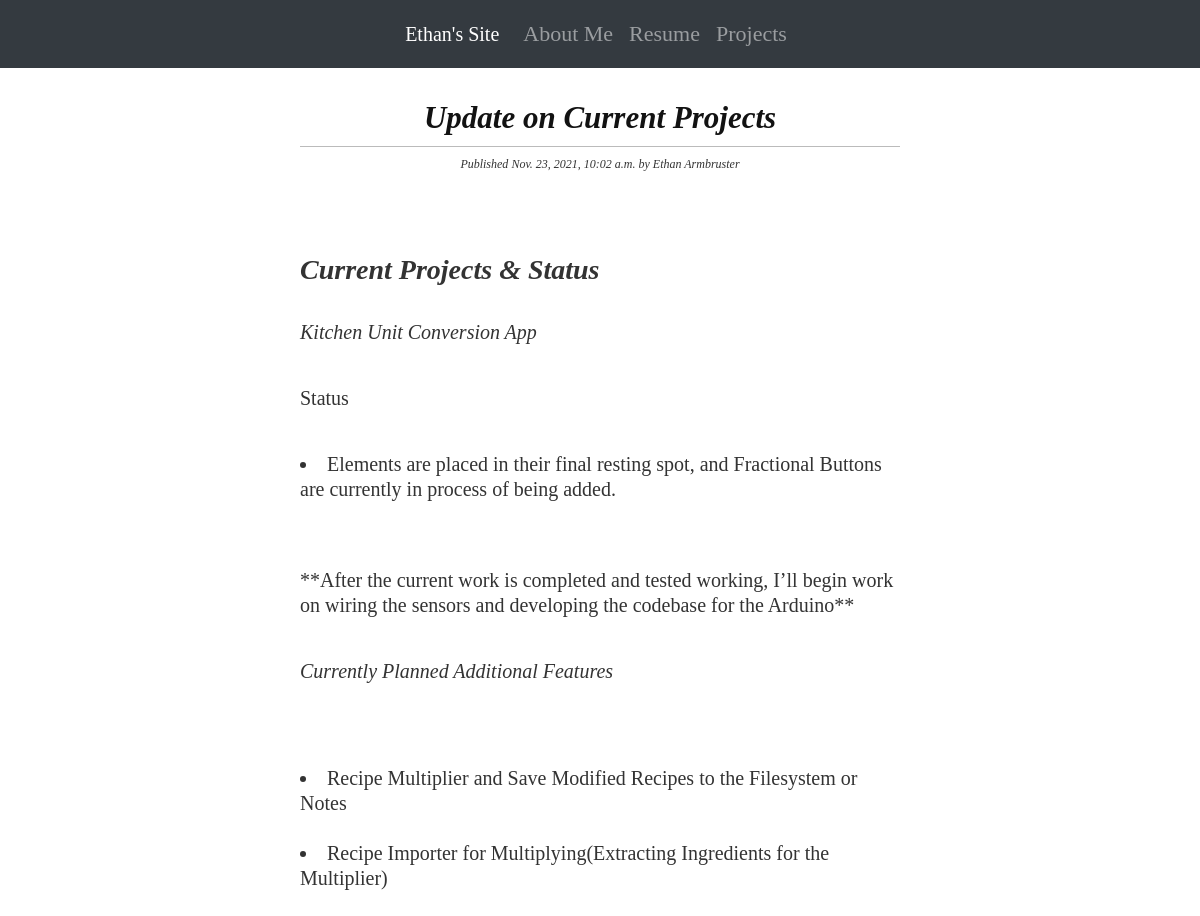
The page /2021/11/23/update_11_23 on the database its author committed.
### functionality/models.py (models this page shows, shortened)
class Post(models.Model):
    STATUS_CHOICES = (
        ('draft', 'Draft'), ('published', 'Published'),
    )
    title = models.CharField(max_length=500)
    slug = models.SlugField(max_length=500, unique_for_date='publish')
    author = models.ForeignKey(User, on_delete=models.CASCADE, related_name='blog_posts')
    body = RichTextField(blank=True, null=True)
    publish = models.DateTimeField(default=django.utils.timezone.now)
    created = models.DateTimeField(auto_now_add=True)
    updated = models.DateTimeField(auto_now=True)
    status = models.CharField(max_length=10, choices=STATUS_CHOICES, default='draft')
    objects = models.Manager()
    published = PublishedManager()
    class Meta:
        ordering = ('-publish',)

### functionality/views.py (the view)
# urls.py: path('<int:year>/<int:month>/<int:day>/<slug:post>', views.post_detail,
def post_detail(request, year, month, day, post):
    post = get_object_or_404(Post, slug = post, status = 'published', publish__year = year, publish__month = month, publish__day = day)
    return render(request, 'html/detail.html', {'post': post})

### functionality/templates/html/detail.html (shortened to what this page needs)
{% extends "html/base.html" %}
{% load static %}
{% load tz %}
{% block content %}
    <div class="detail_post_header">
        <h1 class="times ">{{ post.title }}</h1>
        <p class="date ">
            Published {{ post.publish|timezone:"America/New_York" }}
            by {{ post.author.first_name }} {{ post.author.last_name }}
        </p>
    </div>
    <div class="center_page times_info">
        {{ post.body|safe|linebreaksbr }}
    </div>
{% endblock %}

### functionality/static/css/blog.css (style rules this page uses)
.times { color: #121212; font-family: 'times new roman', serif; font-weight: 700; font-style: italic; font-size: 1.9375rem; line-height: 2.25rem; }
.detail_post_header { margin-top: 2rem; margin-bottom: 5rem; font-size: 40px; text-align: center; }
.times_info { font-style: normal; font-stretch: normal; margin-bottom: 1.25rem; color: #333; font-family: 'times new roman', serif; font-weight: 300; font-size: 1.25rem; line-height: 1.5625rem; }
body { margin: 0; padding: 0; font-family: helvetica, sans-serif; }
h1 { font-weight: normal; border-bottom: 1px solid #bbb; padding: 0 0 10px 0; }
p.date { color: #333333; font-family: georgia, serif; font-size: 12px; font-style: italic; }

### functionality/static/css/home.css (style rules this page uses)
.center_page { margin: 0 auto; }

### rows shown on the page
Post: title "Update on Current Projects", publish "Nov. 23, 2021, 10:02 a.m.", author.first_name "Ethan", author.last_name "Armbruster", body "Current Projects & Status Kitchen Unit Conversion App Status Elements are placed in their final resting spot, and Fractional Buttons are currently in process of being added. **After the current work is completed and tested working, I’ll begin work on wiring the sensors and developing the codebase for the Arduino** Currently Planned Additional Features Recipe Multiplier and Save Modified Recipes to the Filesystem or Notes Recipe Importer for Multiplying(Extracting Ingredients for the Multiplier)"
